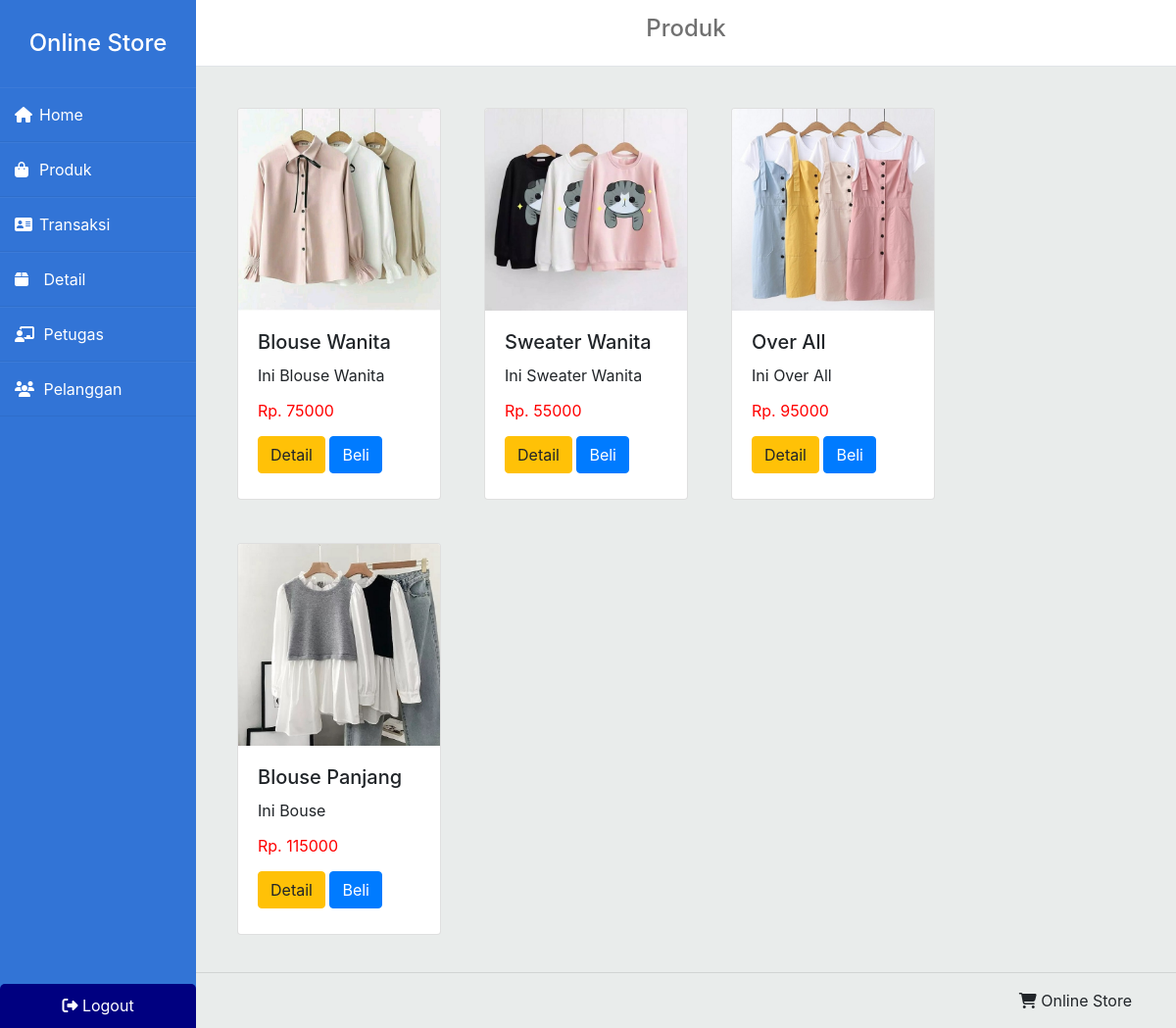
The app's page /produk.php (signed in) with its own data.
### tables this page shows
CREATE TABLE `produk` (
  `id_produk` int(11) NOT NULL,
  `nama_produk` varchar(100) DEFAULT NULL,
  `deskripsi` text,
  `harga` int(11) DEFAULT NULL,
  `foto_produk` varchar(255) DEFAULT NULL
);

### produk.php (the view, shortened to what this page needs)
<!DOCTYPE html>
<html lang="en">
<head>
  <link rel="stylesheet" href="https://stackpath.bootstrapcdn.com/bootstrap/4.3.1/css/bootstrap.min.css">
</head>
<body>
<div class="wrapper">
    <div class="sidebar">
        <h4>Online Store</h4>
        <ul>
            <li><a href="home.php"><i class="fas fa-home"></i>Home</a></li>
            <li><a href="produk.php"><i class="fas fa-shopping-bag"></i>Produk</a></li>
            <li><a href="histori_pembelian.php"><i class="fas fa-address-card"></i>Transaksi</a></li>
            <li><a href="tampil_produk.php"><i class="fas fa-box"></i> Detail</a></li>
            <li><a href="tampil_petugas.php"><i class="fas fa-chalkboard-teacher"></i> Petugas</a></li>
            <li><a href="tampil_pelanggan.php"><i class="fas fa-users"></i> Pelanggan</a></li>
        </ul>
        <div class="social_media">
          <li><a href="logout.php"><i class="fas fa-sign-out-alt"></i> Logout</a></li>
        </div>
    </div>
    <div class="main_content">
        <div class="header" align="center">
          <h4>Produk</h4>
        </div>
        <div class="info">
            <?php
                include "koneksi.php";
                $qry_produk=mysqli_query($conn,"select * from produk");
                while($dt_produk=mysqli_fetch_array($qry_produk)){
            ?>
            <div class="card" style="width: 13rem; height: 25rem; float: left; margin: 22px;">
              <img src="assets/foto_produk/<?=$dt_produk['foto_produk']?>" class="card-img-top">
              <div class="card-body">
                  <h5 class="card-title"><?=$dt_produk['nama_produk']?></h5>
                  <p class="card-text"><?=substr($dt_produk['deskripsi'],0,30)?></p>
                  <p class="card-text" style="color:red;">Rp. <?=$dt_produk['harga']?></p>
                  <a href="tampil_produk.php" class="btn btn-warning">Detail</a>
                  <a href="beli_produk.php?id_produk=<?=$dt_produk['id_produk']?>" class="btn btn-primary">Beli</a>
              </div>
            </div>
            <?php
            }
            ?>
        </div>
    </div>
</div>
<footer>
    <hr>
    <div class="container">
        <p class="float-right">
            <a> <i class="fa fa-shopping-cart " aria-hidden="true"></i>  Online Store </a>
    </div>
</footer>
</body>
</html>

### produk.php (style rules this page uses)
* { margin: 0; padding: 0; box-sizing: border-box; list-style: none; text-decoration: none; }
body { background-color: #e9eceb; }
.wrapper { display: flex; position: relative; }
.wrapper .sidebar { width: 200px; height: 100%; background: #3274d6; padding: 30px 0px; position: fixed; }
.wrapper .sidebar h4 { color: #fff; text-align: center; margin-bottom: 30px; }
.wrapper .sidebar ul li { padding: 15px; border-bottom: 1px solid #bdb8d7; border-bottom: 1px solid rgba(0,0,0,0.05); border-top: 1px solid rgba(255,255,255,0.05); }
.wrapper .sidebar ul li a { color: #fff; display: block; }
.wrapper .sidebar ul li a .fas { width: 25px; }
.wrapper .sidebar .social_media { position: absolute; bottom: 0; left: 50%; transform: translateX(-50%); display: flex; }
.wrapper .sidebar .social_media a { display: block; width: 200px; background: #000080; height: 45px; line-height: 45px; text-align: center; margin: 0 5px; color: #fff; border-top-left-radius: 5px; border-top-right-radius: 5px; }
.wrapper .main_content { width: 100%; margin-left: 200px; }
.wrapper .main_content .header { padding: 15px; background: #fff; color: #717171; border-bottom: 1px solid #e0e4e8; }
.wrapper .main_content .info { margin: 20px; line-height: 20px; }
.wrapper .main_content .info div { margin-bottom: 20px; }

### records on screen
produk: foto_produk (picture), nama_produk "Blouse Wanita", deskripsi "Ini Blouse Wanita", harga "75000"
produk: foto_produk (picture), nama_produk "Sweater Wanita", deskripsi "Ini Sweater Wanita", harga "55000"
produk: foto_produk (picture), nama_produk "Over All", deskripsi "Ini Over All", harga "95000"
produk: foto_produk (picture), nama_produk "Blouse Panjang", deskripsi "Ini Bouse", harga "115000"
